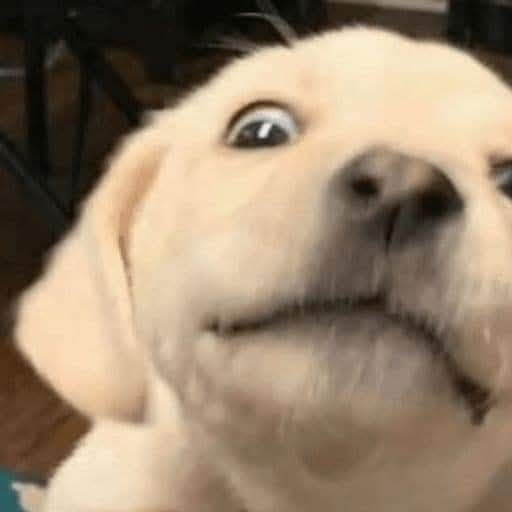
#> input picture Chapter2_Spatial_Filtering_Edge_Detection/image.jpg, 512 x 512 px
$ python bai3_1_edge_detection.py   (older library calls are emulated)
#> lines starting #> are read from the running program, lines starting #| are printed output that depends on the picture
import cv2
import numpy as np

# --- Các bước thực hiện ---
# Bước 1: Đọc ảnh và chuyển sang ảnh xám
# Bước 2: Áp dụng toán tử Sobel để tính gradient theo x và y
# Bước 3: Kết hợp gradient x, y để tính độ lớn gradient tổng (cạnh Sobel)
# Bước 4: Định nghĩa kernel Prewitt và áp dụng cv2.filter2D để tính gradient Prewitt
# Bước 5: Kết hợp gradient Prewitt x, y để tính độ lớn gradient tổng (cạnh Prewitt)
# Bước 6: Hiển thị ảnh gốc, các thành phần gradient và ảnh cạnh
# Bước 7: Chờ người dùng nhấn phím và đóng cửa sổ

# Bước 1: Đọc ảnh và chuyển sang xám
image_path = 'image.jpg'
img_gray = cv2.imread(image_path, 0)
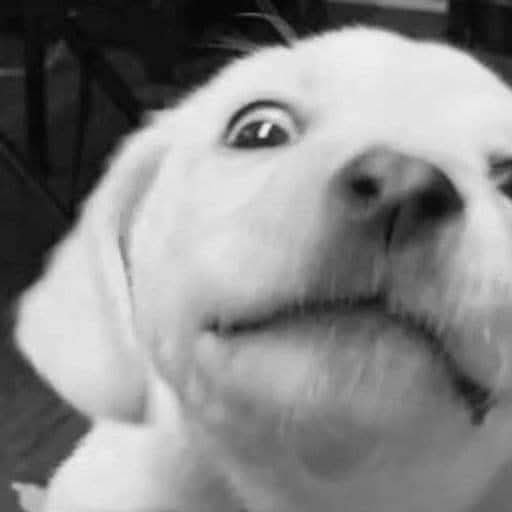
#> img_gray: shape (512, 512); min 2, max 243, mean 135

if img_gray is None:
    print(f"Lỗi: Không thể đọc ảnh hoặc chuyển sang xám từ: {image_path}")
else:
    ksize = 3 # Kích thước kernel cho Sobel (thường là 3 hoặc 5)

    # --- SOBEL ---
    print(f"Đang tính toán cạnh bằng Sobel (ksize={ksize})...")
    # Bước 2: Tính Sobel x và y
    # Sử dụng cv2.CV_64F để tránh mất thông tin giá trị âm của đạo hàm
    sobelx = cv2.Sobel(img_gray, cv2.CV_64F, 1, 0, ksize=ksize) # Đạo hàm theo x
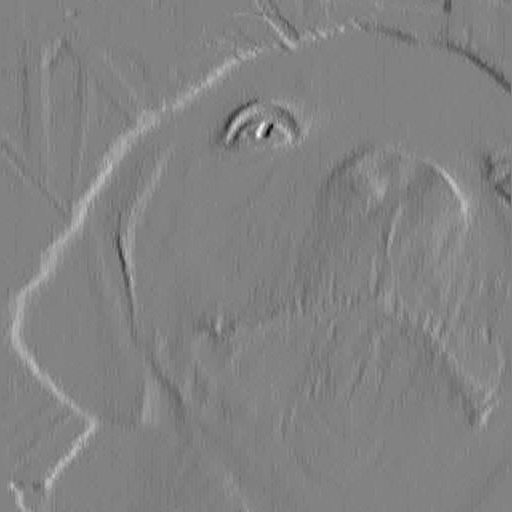
#> sobelx: shape (512, 512) float64; min -367, max 352, mean 1.4; drawn with min black and max white
    sobely = cv2.Sobel(img_gray, cv2.CV_64F, 0, 1, ksize=ksize) # Đạo hàm theo y
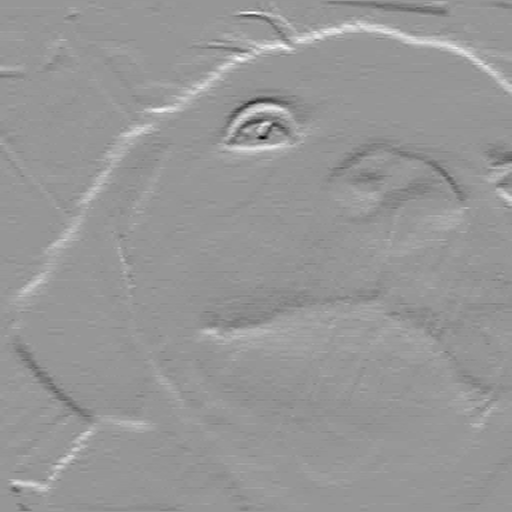
#> sobely: shape (512, 512) float64; min -415, max 287, mean 1.5; drawn with min black and max white

    # Bước 3: Tính độ lớn gradient Sobel
    # Cách 1: Dùng cv2.magnitude
    # sobel_magnitude = cv2.magnitude(sobelx, sobely)
    # Cách 2: Tính toán thủ công
    sobel_magnitude = np.sqrt(sobelx**2 + sobely**2)
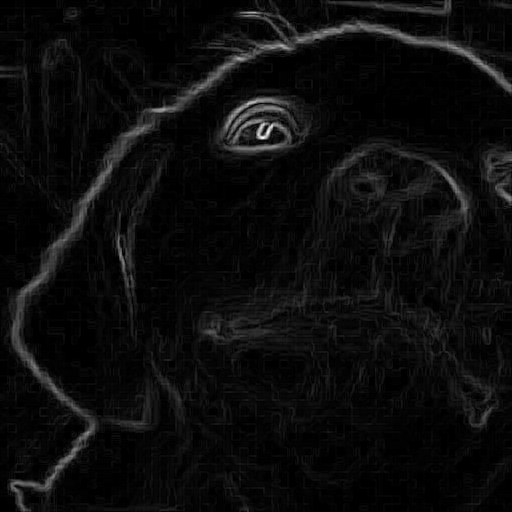
#> sobel_magnitude: shape (512, 512) float64; min 0, max 415.1, mean 20.5; drawn with min black and max white

    # Chuyển đổi về uint8 để hiển thị
    sobelx_display = cv2.convertScaleAbs(sobelx)
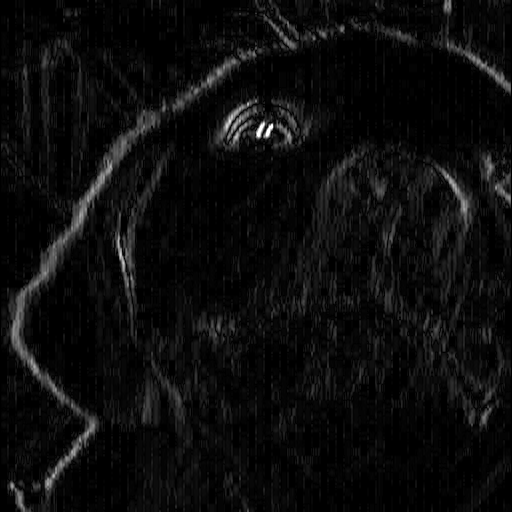
#> sobelx_display: shape (512, 512); min 0, max 255, mean 12.4
    sobely_display = cv2.convertScaleAbs(sobely)
    sobel_magnitude_display = cv2.convertScaleAbs(sobel_magnitude)
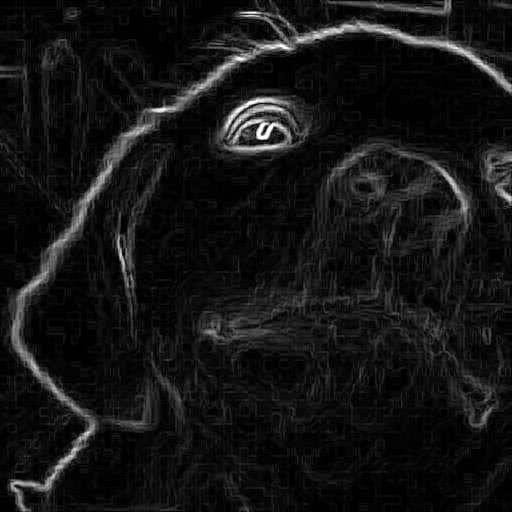
#> sobel_magnitude_display: shape (512, 512); min 0, max 255, mean 20.5

    # --- PREWITT ---
    print("Đang tính toán cạnh bằng Prewitt...")
    # Bước 4: Định nghĩa kernel Prewitt và áp dụng filter2D
    kernel_prewitt_x = np.array([[-1, 0, 1],
                                 [-1, 0, 1],
                                 [-1, 0, 1]], dtype=np.float32)
    kernel_prewitt_y = np.array([[-1, -1, -1],
                                 [ 0,  0,  0],
                                 [ 1,  1,  1]], dtype=np.float32)

    prewittx = cv2.filter2D(img_gray.astype(np.float32), -1, kernel_prewitt_x) # Chuyển sang float để tính toán chính xác hơn
    prewitty = cv2.filter2D(img_gray.astype(np.float32), -1, kernel_prewitt_y)

    # Bước 5: Tính độ lớn gradient Prewitt
    prewitt_magnitude = np.sqrt(prewittx**2 + prewitty**2)

    # Chuyển đổi về uint8 để hiển thị
    prewittx_display = cv2.convertScaleAbs(prewittx)
    prewitty_display = cv2.convertScaleAbs(prewitty)
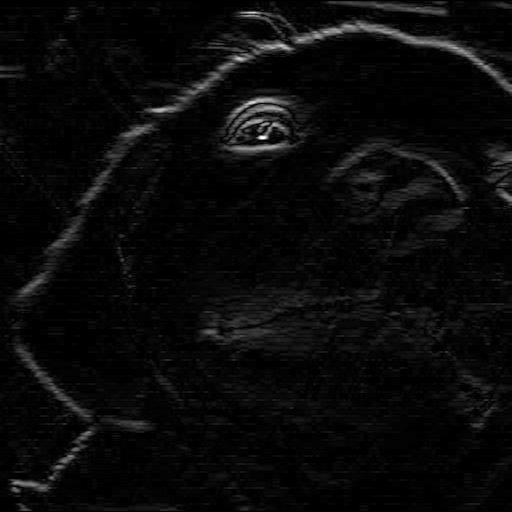
#> prewitty_display: shape (512, 512); min 0, max 255, mean 9.9
    prewitt_magnitude_display = cv2.convertScaleAbs(prewitt_magnitude)


    # Bước 6: Hiển thị kết quả
    cv2.imshow('Anh Xam Goc', img_gray)
    cv2.imshow('Sobel X', sobelx_display)
    cv2.imshow('Sobel Y', sobely_display)
    cv2.imshow('Sobel Magnitude', sobel_magnitude_display)
    # cv2.imshow('Prewitt X', prewittx_display)
    # cv2.imshow('Prewitt Y', prewitty_display)
    cv2.imshow('Prewitt Magnitude', prewitt_magnitude_display)


    # Bước 7: Chờ và đóng
    print("\nNhấn phím bất kỳ trên cửa sổ ảnh để thoát...")
    cv2.waitKey(0)
    cv2.destroyAllWindows()
